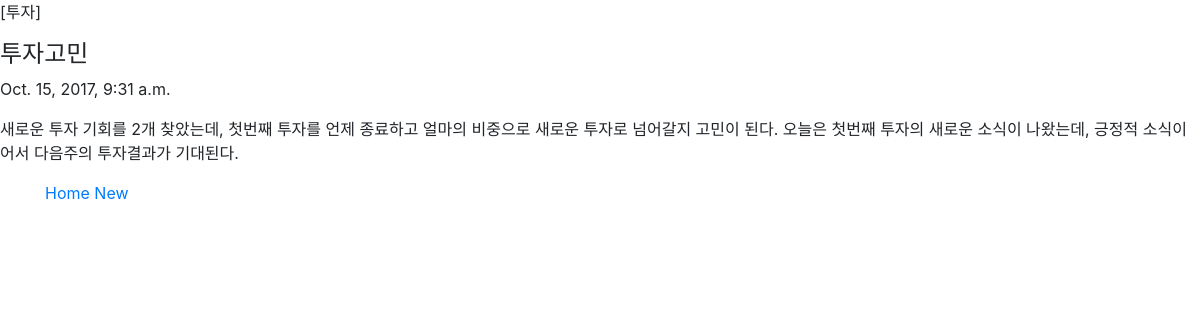
The app's page /blog/4/, older data.
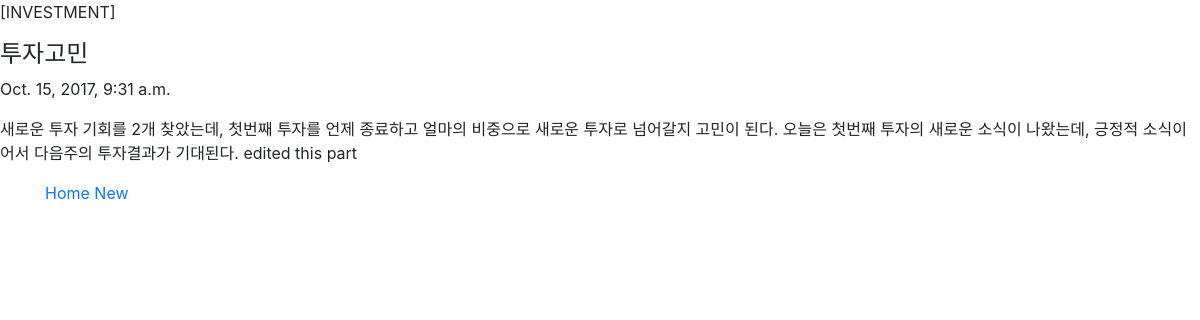
The same page, newer data.
### investment/models.py (models this page shows, shortened)
class Blog(models.Model):
    INVESTMENT = 'INVESTMENT'
    COMPANY = 'COMPANY'
    HOME = 'HOME'
    OTHER = 'OTHER'
    CATEGORY_CHOICES = (
        (INVESTMENT, '투자'),
        (COMPANY, '회사'),
        (HOME, '가정'),
        (OTHER, '기타'),
    )
    post_date = models.DateTimeField(default=datetime.now())
    edit_date = models.DateTimeField(null=True, blank=True)
    category = models.CharField(max_length=200, choices = CATEGORY_CHOICES, default=INVESTMENT)
    title = models.CharField(max_length=200)
    text = models.TextField()

### investment/views.py (the view)
# urls.py: url(r'^blog/(?P<id>[0-9]+)/$', views.blog_list, name='blog_list'),
def blog_list(request, id):
    try:
        post = Blog.objects.get(pk=id)
    except Objective.DoesNotExist:
        raise Http404("Something's wrong with the post")
    return render(request, 'blog.html', {'post': post})

### investment/templates/blog.html (shortened to what this page needs)
<!DOCTYPE html>
<html lang="en">
  <head>
    <link rel="stylesheet" href="https://maxcdn.bootstrapcdn.com/bootstrap/4.0.0-beta/css/bootstrap.min.css">
  </head>
  <body>
  <p>[{{ post.category }}]</p>
  <h4>{{ post.title }}</h4>
  <p>{{ post.post_date }}</p>
  <p>{{ post.text }}</p>
    <footer class="footer">
        <div class="container">
          <span class="text-muted">
              <a href="../../">Home</a>
              <a href="../new">New</a>
          </span>
       </div>
    </footer>
  </body>
</html>

Row changes from the older to the newer data that the page shows:
changed Blog "투자고민": category "투자" → "INVESTMENT"; text "새로운 투자 기회를 2개 찾았는데, 첫번째 투자를 언제 종료하고 얼마의 비중으로 새로운 투자로 넘어갈지 고민이 된다. 오늘은 첫번째 투자의 새로운 소식이 나왔는데, 긍정적 소식이어서 다음주의 투자결과가 기대된다." → "새로운 투자 기회를 2개 찾았는데, 첫번째 투자를 언제 종료하고 얼마의 비중으로 새로운 투자로 넘어갈지 고민이 된다. 오늘은 첫번째 투자의 새로운 소식이 나왔는데, 긍정적 소식이어서 다음주의 투자결과가 기대된다. edited this part"
